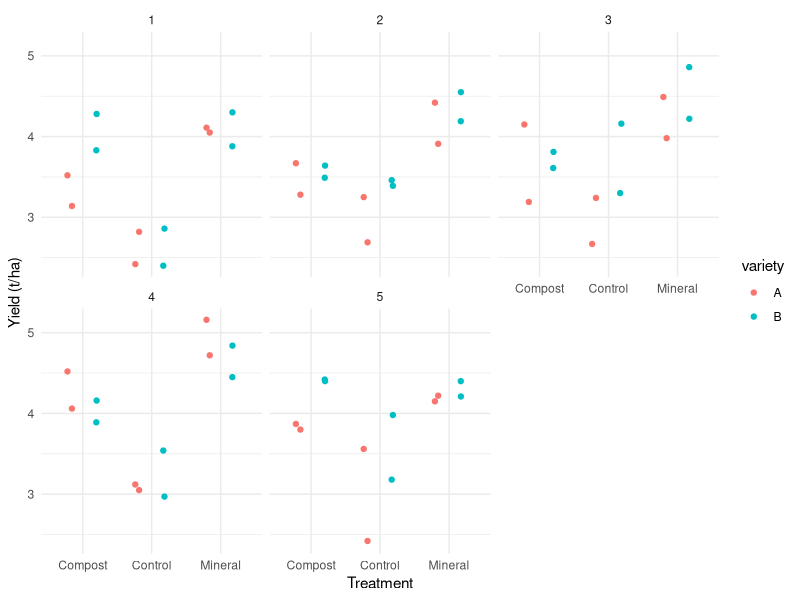
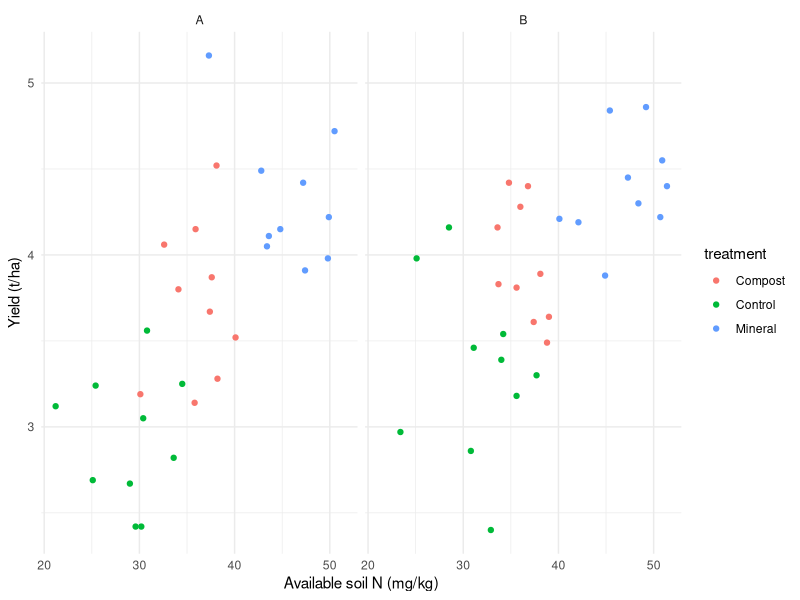
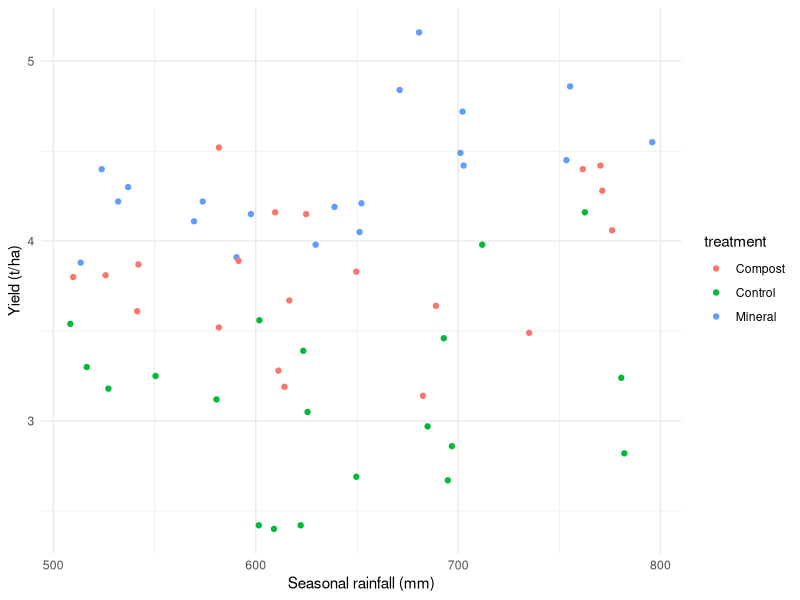
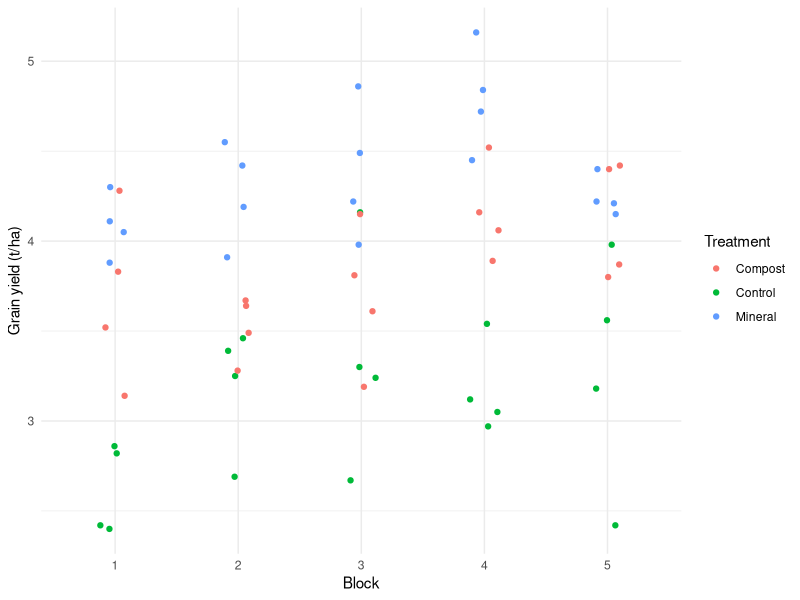

Here is the R script that generated these plots, in order:
## ---- chunk 1
library(dplyr)
library(ggplot2)
crop <- read.csv("data/crop_trial.csv")
soil <- read.csv("data/soil.csv")
dat <- left_join(crop, soil, by = "plot_id")
stopifnot(nrow(dat) == 60, !anyDuplicated(dat$plot_id))
colSums(is.na(dat))
with(dat, table(treatment, variety))
with(dat, table(block, treatment))
## ---- chunk 2
dat |>
  group_by(treatment, variety) |>
  summarise(n = n(), mean = mean(yield_t_ha), sd = sd(yield_t_ha),
            .groups = "drop")
ggplot(dat, aes(treatment, yield_t_ha, colour = variety)) +
  geom_point(position = position_jitterdodge(jitter.width = .1, seed = 531)) +
  facet_wrap(~ block) +
  labs(x = "Treatment", y = "Yield (t/ha)") + theme_minimal()
## ---- chunk 3
#| label: fig-eda-relationships
#| fig-cap: "Exploratory relationships in simulated observations; grouping is retained to reveal possible confounding."
ggplot(dat, aes(available_n_mg_kg, yield_t_ha, colour = treatment)) +
  geom_point() + facet_wrap(~ variety) +
  labs(x = "Available soil N (mg/kg)", y = "Yield (t/ha)") + theme_minimal()
ggplot(dat, aes(rainfall_mm, yield_t_ha, colour = treatment)) +
  geom_point() + labs(x = "Seasonal rainfall (mm)", y = "Yield (t/ha)") +
  theme_minimal()
## ---- chunk 4
block_summary <- dat |>
  group_by(block) |>
  summarise(n = n(), mean_yield = mean(yield_t_ha),
            lowest_yield = min(yield_t_ha), highest_yield = max(yield_t_ha),
            .groups = "drop")
block_summary
ggplot(dat, aes(factor(block), yield_t_ha, colour = treatment)) +
  geom_point(position = position_jitter(width = .12, height = 0, seed = 531)) +
  labs(x = "Block", y = "Grain yield (t/ha)", colour = "Treatment") +
  theme_minimal()
## ---- chunk 5
dat |>
  group_by(treatment) |>
  summarise(mean_nitrogen = mean(nitrogen_kg_ha),
            minimum_nitrogen = min(nitrogen_kg_ha),
            maximum_nitrogen = max(nitrogen_kg_ha), .groups = "drop")
